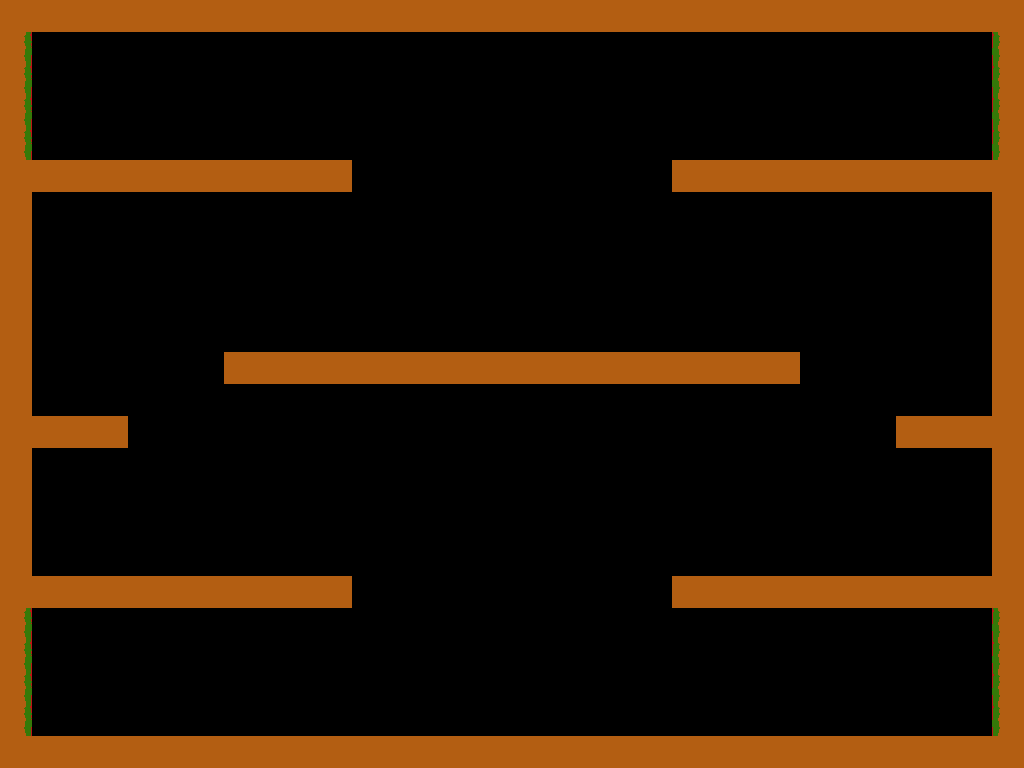

The image is a tile-based game level rendered from a .tmx file. Its description and source (layers, tilesets, objects; grid data summarised) follow:
An orthogonal 32x24 tile map with 32x32 px tiles, 2 tile layers (collision, tiles), 2 tilesets.

<map version="1.0" orientation="orthogonal" width="32" height="24" tilewidth="32" tileheight="32">
 <tileset firstgid="1" name="collision" tilewidth="32" tileheight="32">
  <image source="../TileSet/collision.png" trans="ff00ff" width="160" height="32" />
 </tileset>
 <tileset firstgid="6" name="grass" tilewidth="32" tileheight="32">
  <image source="../TileSet/grassTileset.png" trans="ff00ff" width="192" height="96" />
 </tileset>
 <layer name="collision" width="32" height="24">
  <data>[768 cells, 172 non-empty, 1 distinct tile ids]</data>
 </layer>
 <layer name="tiles" width="32" height="24">
  <data>[768 cells, 172 non-empty, 4 distinct tile ids]</data>
 </layer>
</map>
